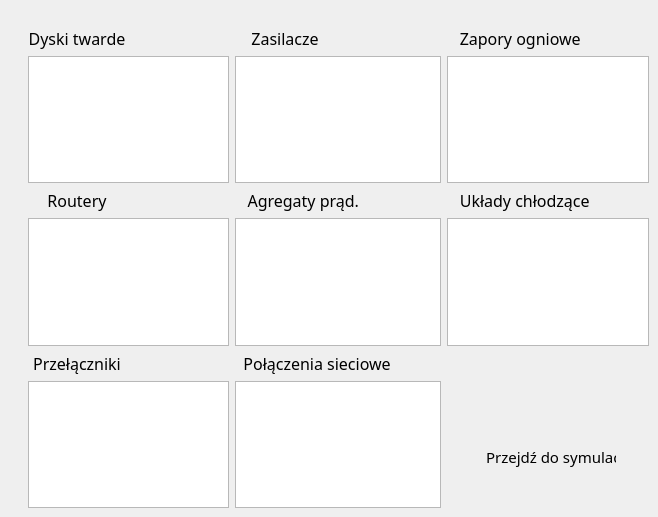
    <widget class="QWidget" name="DesignTab">
     <attribute name="title">
      <string>DesignTab</string>
     </attribute>
     <widget class="QWidget" name="layoutWidget">
      <property name="geometry">
       <rect>
        <x>28</x>
        <y>27</y>
        <width>621</width>
        <height>481</height>
       </rect>
      </property>
      <layout class="QGridLayout" name="gridLayout">
       <item row="0" column="0">
        <layout class="QVBoxLayout" name="verticalLayout_3">
         <item>
          <layout class="QHBoxLayout" name="horizontalLayout">
           <item>
            <widget class="QLabel" name="label_3">
             <property name="font">
              <font>
               <family>Athiti</family>
               <pointsize>12</pointsize>
               <weight>50</weight>
               <bold>false</bold>
              </font>
             </property>
             <property name="text">
              <string>Dyski twarde</string>
             </property>
             <property name="alignment">
              <set>Qt::AlignCenter</set>
             </property>
            </widget>
           </item>
           <item>
            <widget class="QPushButton" name="addHDD">
             <property name="layoutDirection">
              <enum>Qt::LeftToRight</enum>
             </property>
             <property name="styleSheet">
              <string notr="true">text-align: right;</string>
             </property>
             <property name="text">
              <string/>
             </property>
             <property name="icon">
              <iconset resource="icons.qrc">
               <normaloff>:/menuItems/add-circular-outlined-button.png</normaloff>:/menuItems/add-circular-outlined-button.png</iconset>
             </property>
             <property name="iconSize">
              <size>
               <width>25</width>
               <height>25</height>
              </size>
             </property>
             <property name="flat">
              <bool>true</bool>
             </property>
            </widget>
           </item>
          </layout>
         </item>
         <item>
          <widget class="QListWidget" name="disks"/>
         </item>
        </layout>
       </item>
       <item row="0" column="1">
        <layout class="QVBoxLayout" name="verticalLayout_4">
         <item>
          <layout class="QHBoxLayout" name="horizontalLayout_2">
           <item>
            <widget class="QLabel" name="label_7">
             <property name="font">
              <font>
               <family>Athiti</family>
               <pointsize>12</pointsize>
               <weight>50</weight>
               <bold>false</bold>
              </font>
             </property>
             <property name="text">
              <string>Zasilacze</string>
             </property>
             <property name="alignment">
              <set>Qt::AlignCenter</set>
             </property>
            </widget>
           </item>
           <item>
            <widget class="QPushButton" name="addPowerSupply">
             <property name="styleSheet">
              <string notr="true">text-align: right;</string>
             </property>
             <property name="text">
              <string/>
             </property>
             <property name="icon">
              <iconset resource="icons.qrc">
               <normaloff>:/menuItems/add-circular-outlined-button.png</normaloff>:/menuItems/add-circular-outlined-button.png</iconset>
             </property>
             <property name="iconSize">
              <size>
               <width>25</width>
               <height>25</height>
              </size>
             </property>
             <property name="flat">
              <bool>true</bool>
             </property>
            </widget>
           </item>
          </layout>
         </item>
         <item>
          <widget class="QListWidget" name="powerSupplies"/>
         </item>
        </layout>
       </item>
       <item row="1" column="1">
        <layout class="QVBoxLayout" name="verticalLayout_7">
         <item>
          <layout class="QHBoxLayout" name="horizontalLayout_5">
           <item>
            <widget class="QLabel" name="label_6">
             <property name="font">
              <font>
               <family>Athiti</family>
               <pointsize>12</pointsize>
               <weight>50</weight>
               <bold>false</bold>
              </font>
             </property>
             <property name="text">
              <string>   Agregaty prąd.</string>
             </property>
             <property name="alignment">
              <set>Qt::AlignCenter</set>
             </property>
            </widget>
           </item>
           <item>
            <widget class="QPushButton" name="addPowerUnit">
             <property name="styleSheet">
              <string notr="true">text-align: right;</string>
             </property>
             <property name="text">
              <string/>
             </property>
             <property name="icon">
              <iconset resource="icons.qrc">
               <normaloff>:/menuItems/add-circular-outlined-button.png</normaloff>:/menuItems/add-circular-outlined-button.png</iconset>
             </property>
             <property name="iconSize">
              <size>
               <width>25</width>
               <height>25</height>
              </size>
             </property>
             <property name="flat">
              <bool>true</bool>
             </property>
            </widget>
           </item>
          </layout>
         </item>
         <item>
          <widget class="QListWidget" name="powerUnits"/>
         </item>
        </layout>
       </item>
       <item row="2" column="1">
        <layout class="QVBoxLayout" name="verticalLayout_10">
         <item>
          <layout class="QHBoxLayout" name="horizontalLayout_8">
           <item>
            <widget class="QLabel" name="label_11">
             <property name="font">
              <font>
               <family>Athiti</family>
               <pointsize>12</pointsize>
               <weight>50</weight>
               <bold>false</bold>
              </font>
             </property>
             <property name="text">
              <string>  Połączenia sieciowe </string>
             </property>
             <property name="alignment">
              <set>Qt::AlignCenter</set>
             </property>
            </widget>
           </item>
           <item>
            <widget class="QPushButton" name="addConnection">
             <property name="styleSheet">
              <string notr="true">text-align: right;</string>
             </property>
             <property name="text">
              <string/>
             </property>
             <property name="icon">
              <iconset resource="icons.qrc">
               <normaloff>:/menuItems/add-circular-outlined-button.png</normaloff>:/menuItems/add-circular-outlined-button.png</iconset>
             </property>
             <property name="iconSize">
              <size>
               <width>25</width>
               <height>25</height>
              </size>
             </property>
             <property name="flat">
              <bool>true</bool>
             </property>
            </widget>
           </item>
          </layout>
         </item>
         <item>
          <widget class="QListWidget" name="connections"/>
         </item>
        </layout>
       </item>
       <item row="1" column="2">
        <layout class="QVBoxLayout" name="verticalLayout_8">
         <item>
          <layout class="QHBoxLayout" name="horizontalLayout_6">
           <item>
            <widget class="QLabel" name="label_10">
             <property name="font">
              <font>
               <family>Athiti</family>
               <pointsize>12</pointsize>
               <weight>50</weight>
               <bold>false</bold>
              </font>
             </property>
             <property name="text">
              <string>   Układy chłodzące</string>
             </property>
             <property name="alignment">
              <set>Qt::AlignCenter</set>
             </property>
            </widget>
           </item>
           <item>
            <widget class="QPushButton" name="addCoolingSystem">
             <property name="styleSheet">
              <string notr="true">text-align: right;</string>
             </property>
             <property name="text">
              <string/>
             </property>
             <property name="icon">
              <iconset resource="icons.qrc">
               <normaloff>:/menuItems/add-circular-outlined-button.png</normaloff>:/menuItems/add-circular-outlined-button.png</iconset>
             </property>
             <property name="iconSize">
              <size>
               <width>25</width>
               <height>25</height>
              </size>
             </property>
             <property name="flat">
              <bool>true</bool>
             </property>
            </widget>
           </item>
          </layout>
         </item>
         <item>
          <widget class="QListWidget" name="coolingSystems"/>
         </item>
        </layout>
       </item>
       <item row="0" column="2">
        <layout class="QVBoxLayout" name="verticalLayout_5">
         <item>
          <layout class="QHBoxLayout" name="horizontalLayout_3">
           <item>
            <widget class="QLabel" name="label_9">
             <property name="font">
              <font>
               <family>Athiti</family>
               <pointsize>12</pointsize>
               <weight>50</weight>
               <bold>false</bold>
              </font>
             </property>
             <property name="text">
              <string>   Zapory ogniowe</string>
             </property>
             <property name="alignment">
              <set>Qt::AlignCenter</set>
             </property>
            </widget>
           </item>
           <item>
            <widget class="QPushButton" name="addFirewall">
             <property name="styleSheet">
              <string notr="true">text-align: right;</string>
             </property>
             <property name="text">
              <string/>
             </property>
             <property name="icon">
              <iconset resource="icons.qrc">
               <normaloff>:/menuItems/add-circular-outlined-button.png</normaloff>:/menuItems/add-circular-outlined-button.png</iconset>
             </property>
             <property name="iconSize">
              <size>
               <width>25</width>
               <height>25</height>
              </size>
             </property>
             <property name="flat">
              <bool>true</bool>
             </property>
            </widget>
           </item>
          </layout>
         </item>
         <item>
          <widget class="QListWidget" name="firewalls"/>
         </item>
        </layout>
       </item>
       <item row="2" column="0">
        <layout class="QVBoxLayout" name="verticalLayout_9">
         <item>
          <layout class="QHBoxLayout" name="horizontalLayout_7">
           <item>
            <widget class="QLabel" name="label_8">
             <property name="font">
              <font>
               <family>Athiti</family>
               <pointsize>12</pointsize>
               <weight>50</weight>
               <bold>false</bold>
              </font>
             </property>
             <property name="text">
              <string>Przełączniki</string>
             </property>
             <property name="alignment">
              <set>Qt::AlignCenter</set>
             </property>
            </widget>
           </item>
           <item>
            <widget class="QPushButton" name="addSwitch">
             <property name="styleSheet">
              <string notr="true">text-align: right;</string>
             </property>
             <property name="text">
              <string/>
             </property>
             <property name="icon">
              <iconset resource="icons.qrc">
               <normaloff>:/menuItems/add-circular-outlined-button.png</normaloff>:/menuItems/add-circular-outlined-button.png</iconset>
             </property>
             <property name="iconSize">
              <size>
               <width>25</width>
               <height>25</height>
              </size>
             </property>
             <property name="flat">
              <bool>true</bool>
             </property>
            </widget>
           </item>
          </layout>
         </item>
         <item>
          <widget class="QListWidget" name="switches"/>
         </item>
        </layout>
       </item>
       <item row="1" column="0">
        <layout class="QVBoxLayout" name="verticalLayout_6">
         <item>
          <layout class="QHBoxLayout" name="horizontalLayout_4">
           <item>
            <widget class="QLabel" name="label_4">
             <property name="font">
              <font>
               <family>Athiti</family>
               <pointsize>12</pointsize>
               <weight>50</weight>
               <bold>false</bold>
              </font>
             </property>
             <property name="text">
              <string>Routery</string>
             </property>
             <property name="alignment">
              <set>Qt::AlignCenter</set>
             </property>
            </widget>
           </item>
           <item>
            <widget class="QPushButton" name="addRouter">
             <property name="styleSheet">
              <string notr="true">text-align: right;</string>
             </property>
             <property name="text">
              <string/>
             </property>
             <property name="icon">
              <iconset resource="icons.qrc">
               <normaloff>:/menuItems/add-circular-outlined-button.png</normaloff>:/menuItems/add-circular-outlined-button.png</iconset>
             </property>
             <property name="iconSize">
              <size>
               <width>25</width>
               <height>25</height>
              </size>
             </property>
             <property name="flat">
              <bool>true</bool>
             </property>
            </widget>
           </item>
          </layout>
         </item>
         <item>
          <widget class="QListWidget" name="routers"/>
         </item>
        </layout>
       </item>
      </layout>
     </widget>
     <widget class="QWidget" name="layoutWidget_2">
      <property name="geometry">
       <rect>
        <x>486</x>
        <y>398</y>
        <width>130</width>
        <height>90</height>
       </rect>
      </property>
      <layout class="QVBoxLayout" name="verticalLayout">
       <item>
        <widget class="QPushButton" name="pushButton">
         <property name="text">
          <string/>
         </property>
         <property name="icon">
          <iconset resource="icons.qrc">
           <normaloff>:/menuItems/right-arrow.png</normaloff>:/menuItems/right-arrow.png</iconset>
         </property>
         <property name="iconSize">
          <size>
           <width>50</width>
           <height>50</height>
          </size>
         </property>
         <property name="flat">
          <bool>true</bool>
         </property>
        </widget>
       </item>
       <item>
        <widget class="QLabel" name="label">
         <property name="font">
          <font>
           <family>Athiti</family>
           <pointsize>11</pointsize>
          </font>
         </property>
         <property name="text">
          <string>Przejdź do symulacji</string>
         </property>
        </widget>
       </item>
      </layout>
     </widget>
    </widget>
